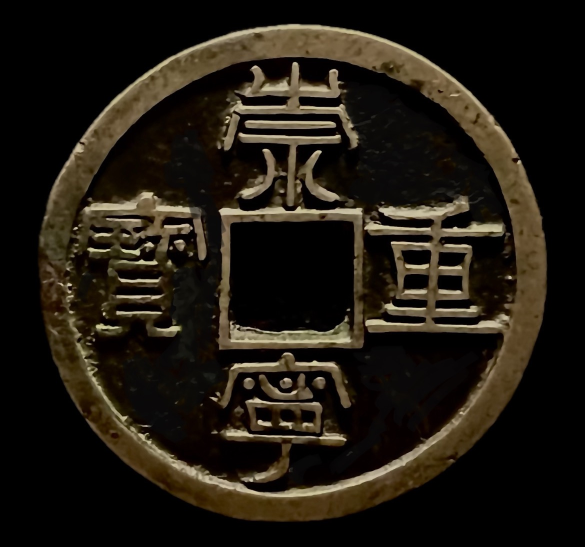
#> input picture 02.png, 1170 x 1094 px, found by its file name (shown at 1/2 size)
$ jupyter execute --allow-errors coin_draw1.ipynb
#> lines starting #> are read from the running program, lines starting #| are printed output that depends on the picture; after the words box and inside, x2 and y2 are one past the last pixel; in counts of white or black regions, pixels touching at a corner belong together
[cell 1]
import cv2
import numpy as np
import matplotlib.pyplot as plt
import os
import glob
from PIL import Image

[cell 2]
# 创建空白画布
def InitCanvas(width, height, color=(255, 255, 255)):
    canvas = np.ones((height, width, 3), dtype="uint8")
    canvas[:] = color
    return canvas

[cell 3]
# 传入照片，灰度化
img = cv2.imread("./02.PNG")
#> img is the input picture: shape (1094, 1170, 3); mean B, G, R 17.8, 26.5, 32.2
img_back = cv2.imread("./022.PNG")# 背面
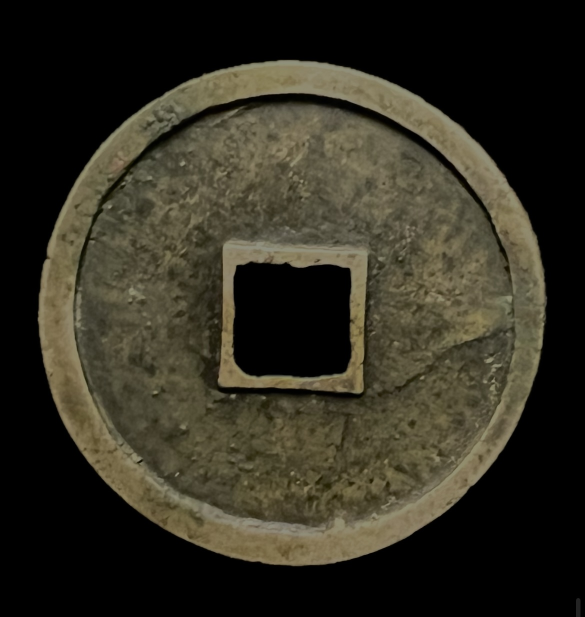
#> input picture 022.png, 1170 x 1234 px, found by its file name (shown at 1/2 size)
#> img_back is the input picture: shape (1234, 1170, 3); mean B, G, R 33.8, 46.2, 49.3
gray = cv2.cvtColor(img,cv2.COLOR_BGR2GRAY)
gray_back = cv2.cvtColor(img_back,cv2.COLOR_BGR2GRAY)
plt.imshow(gray,cmap="gray")

[cell 4]
# 清除内郭
r0,black_img1 = cv2.threshold(gray,30,255,cv2.THRESH_BINARY_INV)
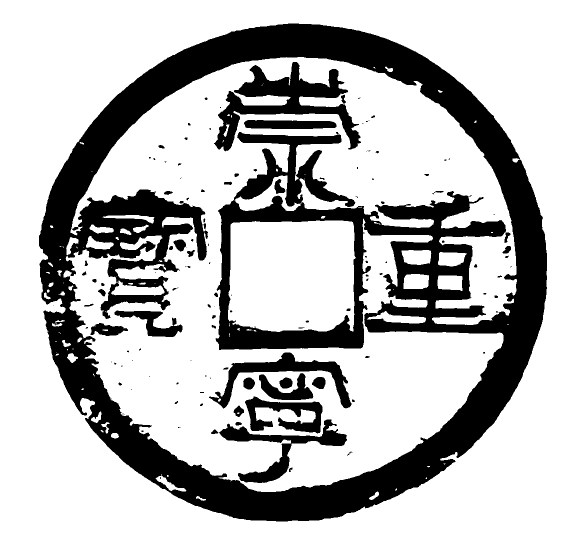
#> black_img1: shape (1094, 1170) (shown at 1/2 size); 73% white; 135 black regions (68 under 20 px), largest, box (x1, y1, x2, y2) and area: (78, 47, 1094, 1043) 293126, (428, 124, 722, 303) 16869, (438, 839, 694, 966) 7741
r2,black_img2 = cv2.threshold(gray_back,80,255,cv2.THRESH_BINARY_INV)
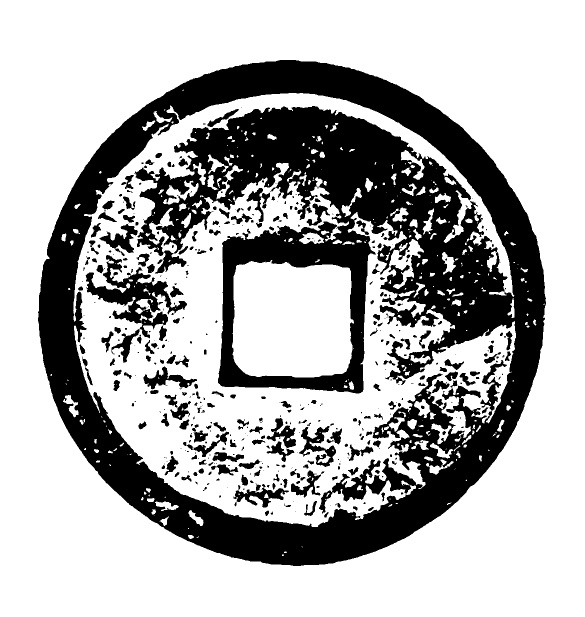
#> black_img2: shape (1234, 1170) (shown at 1/2 size); 69.2% white; 478 black regions (240 under 20 px), largest, box (x1, y1, x2, y2) and area: (76, 120, 1092, 1132) 394139, (171, 510, 374, 682) 10330, (598, 852, 672, 934) 2216
r1,black_img = cv2.threshold(gray,30,255,cv2.THRESH_BINARY_INV)
cv2.imwrite(os.path.join("./temp/", f'seg_temp1.jpg'), black_img1) # 保存拓片正面原始图片
cv2.imwrite(os.path.join("./temp/", f'seg_temp2.jpg'), black_img2) # 保存拓片正面原始图片
canvas = InitCanvas(1500, 1500, color=(255, 255, 255))
inter =canvas[400:700, 433:735]
inter = cv2.cvtColor(inter, cv2.COLOR_BGR2GRAY)
black_img[400:700,433:735]=inter
#> black_img: shape (1094, 1170); 75.3% white; 133 black regions (66 under 20 px), largest, box (x1, y1, x2, y2) and area: (78, 47, 1094, 1043) 251817, (428, 124, 722, 303) 16869, (468, 264, 706, 400) 12347

# 清除外郭
roi = np.zeros(black_img.shape[:2], np.uint8)
roi = cv2.circle(roi, (580, 545), 420, 255, cv2.FILLED)
mask = np.ones_like(black_img) * 255
mask = cv2.bitwise_and(mask, black_img, mask=roi) + cv2.bitwise_and(mask, mask, mask=~roi)
#> mask: shape (1094, 1170); 90.4% white; 125 black regions (60 under 20 px), largest, box (x1, y1, x2, y2) and area: (735, 382, 994, 667) 32947, (162, 379, 416, 638) 26362, (428, 126, 722, 303) 16847
plt.imshow(mask,cmap="gray")
# plt.imshow(black_img1,cmap="gray")

[cell 5]
# 反转
r2,black_img1 = cv2.threshold(mask,40,255,cv2.THRESH_BINARY_INV)
# plt.imshow(black_img1,cmap="gray")

# 侵蚀，去除噪点
kernel = np.ones((4,4),dtype=np.int8)
erosion = cv2.erode(black_img1, kernel, iterations=3)
#> erosion: shape (1094, 1170); 3.8% white; 50 white regions (14 under 20 px), largest, box (x1, y1, x2, y2) and area: (741, 395, 988, 664) 15336, (180, 385, 410, 517) 8308, (456, 132, 714, 293) 6906
plt.imshow(erosion,cmap="gray")

[cell 6]
# 膨胀
kernel = np.ones((10,10),dtype=np.int8)
dilation = cv2.dilate(erosion, kernel, iterations=5)
#> dilation: shape (1094, 1170); 21.9% white; 4 white regions, box (x1, y1, x2, y2) and area: (418, 112, 739, 422) 74673, (721, 375, 1013, 689) 72103, (154, 365, 435, 696) 69518, (427, 691, 723, 984) 63914
plt.imshow(dilation,cmap="gray")

[cell 7]
# 闭合
kernel = np.ones((10,10),dtype=np.int8)
closing = cv2.morphologyEx(dilation, cv2.MORPH_CLOSE, kernel)
#> closing: shape (1094, 1170); 21.9% white; 4 white regions, box (x1, y1, x2, y2) and area: (419, 113, 740, 423) 74741, (722, 376, 1014, 690) 72117, (155, 366, 436, 697) 69575, (428, 692, 724, 985) 64236
plt.imshow(closing ,cmap="gray")

[cell 8]
# 检测边缘
edges =cv2.Canny(closing,30,200)
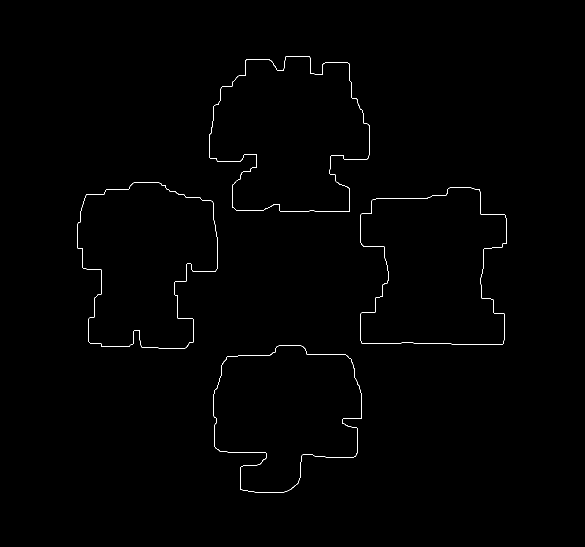
#> edges: shape (1094, 1170) (shown at 1/2 size); 0.42% white in thin lines or dots, all inside (x1, y1, x2, y2) = (154, 112, 1014, 985)
plt.imshow(edges ,cmap="gray")

[cell 9]
coutours,h = cv2.findContours(edges,cv2.RETR_EXTERNAL,cv2.CHAIN_APPROX_NONE)
#> coutours = 4 contours; box (x1, y1, x2, y2) and area: (418, 112, 740, 423) 74727, (721, 375, 1014, 690) 72110, (154, 365, 436, 697) 69568, (427, 691, 724, 985) 64244; h = [[1, -1, -1, -1], [2, 0, -1, -1], [3, 1, -1, -1], [-1, 2, -1, -1]]
img_copy = img.copy()
i=1
for c in coutours:
    x,y,w,h = cv2.boundingRect(c)
    if w > 70:
        img_seg = img[y:y+h,x:x+w]
        img_seg1 = black_img1[y:y+h,x:x+w]
        cv2.imwrite(os.path.join("./seg_pic/02/", f'seg_{i}.jpg'), img_seg)
        cv2.imwrite(os.path.join("./seg_pic_T/", f'seg_{i}.jpg'), img_seg1)
        cv2.rectangle(img_copy,(x,y),(x+w,y+h),(255,0,0),3)
        i+=1
#> this loop made 4 passes
#> (x, y, w, h) on passes 1 to 4: (427, 691, 297, 294), (721, 375, 293, 315), (154, 365, 282, 332), (418, 112, 322, 311)
#> pass 1, `img_seg = img[y:y+h,x:x+w]`:
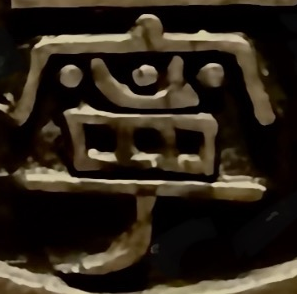
#> img_seg: shape (294, 297, 3); mean B, G, R 26.7, 37.2, 45.9
#> pass 1, `img_seg1 = black_img1[y:y+h,x:x+w]`:
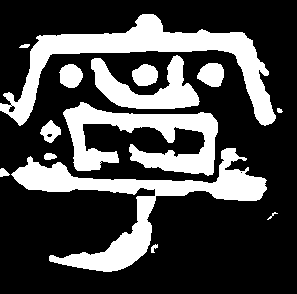
#> img_seg1: shape (294, 297); 28.4% white; 14 white regions, largest, box (x1, y1, x2, y2) and area: (11, 148, 267, 272) 7426, (0, 14, 276, 126) 7414, (63, 102, 218, 176) 5413
#> pass 2, `img_seg1 = black_img1[y:y+h,x:x+w]`:
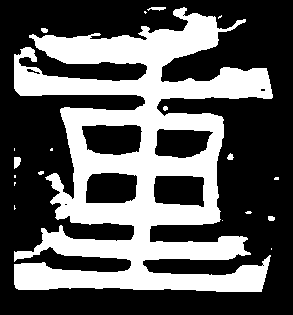
#> img_seg1: shape (315, 293); 36% white; 19 white regions (12 under 20 px), largest, box (x1, y1, x2, y2) and area: (14, 7, 273, 292) 32947, (14, 157, 21, 169) 65, (147, 7, 166, 11) 49
#> after the loop:
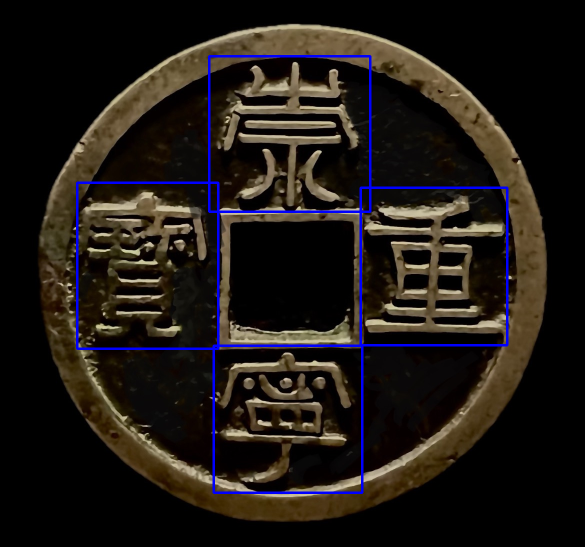
#> img_copy: shape (1094, 1170, 3) (shown at 1/2 size); 1.89% of pixels changed, all inside (x1, y1, x2, y2) = (152, 110, 1017, 988)
#> after the loop, i = 5
plt.imshow(img_copy)

[cell 10]
# 合并图片、制作拓片
image_files = glob.glob(os.path.join( './seg_pic_T/', '*.jpg'))
image_main1 = Image.open("./temp/seg_temp1.jpg")# 正面
image_main1 = image_main1.resize((1600, 1500))
#> image_main1: PIL image 1600x1500 L
image_main2 = Image.open("./temp/seg_temp2.jpg")# 背面
image_main2 = image_main2.resize((1500, 1500))
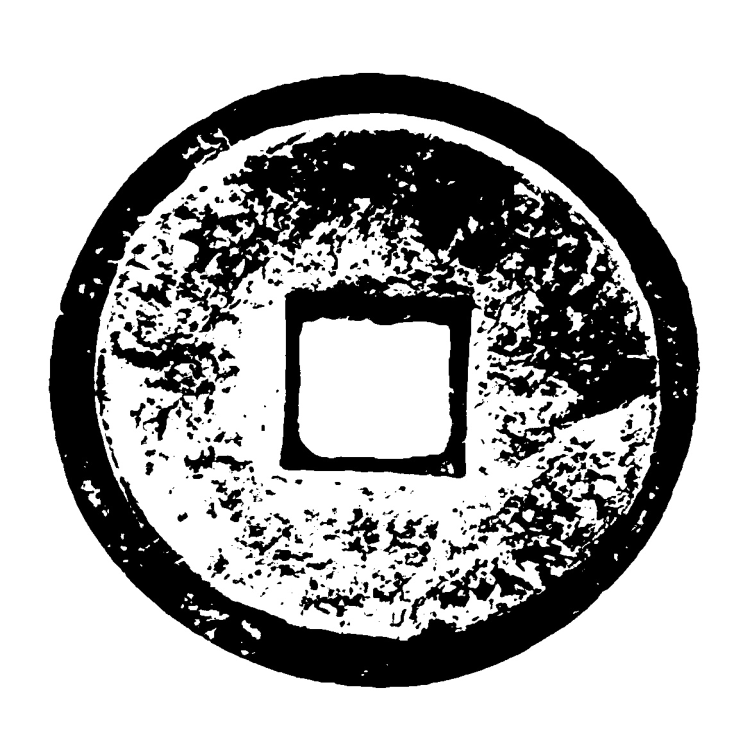
#> image_main2: PIL image 1500x1500 L (shown at 1/2 size); min 0, max 255, mean 176.4
images = []
for image_file in image_files:
    image = Image.open(image_file)
    image = image.resize((250, 250))
    images.append(image)
# 合并
new_image = Image.new("RGB", (3800, 2000), 'white')
#> new_image: PIL image 3800x2000 RGB; every value is 255
new_image.paste(image_main1, (200, 0))
new_image.paste(image_main2, (1900, 0))
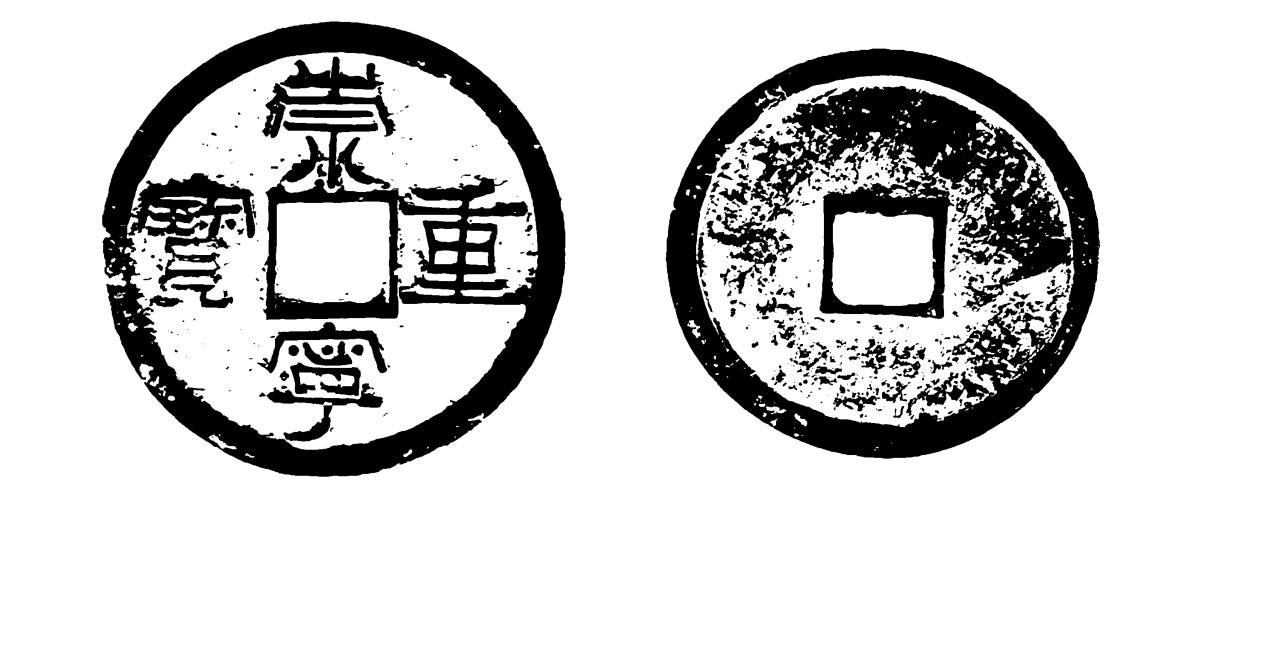
#> new_image: PIL image 3800x2000 RGB (shown at 1/3 size); min 0, max 255, mean 210
#> (the rest of this cell did not finish here and is left out)
